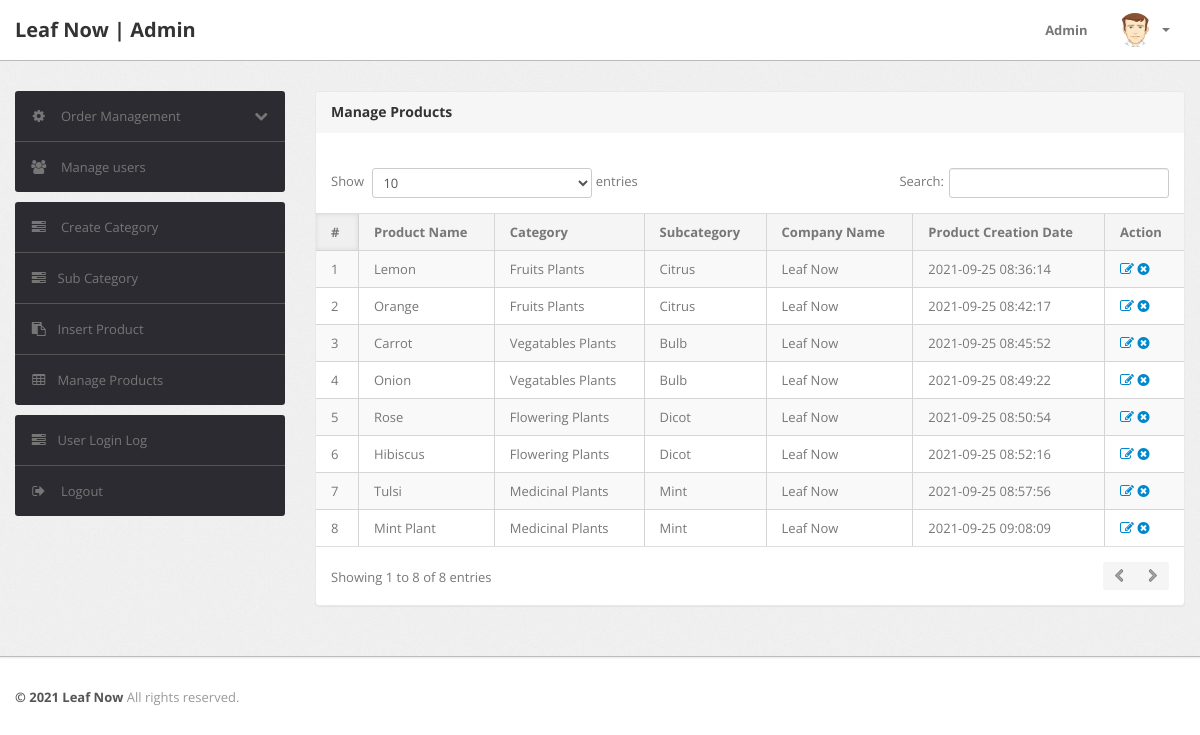
The app's page /leafnow/admin/manage-products.php (signed in) with its own data.
### tables this page shows
CREATE TABLE `products` (
  `id` int(11) NOT NULL,
  `category` int(11) NOT NULL,
  `subCategory` int(11) DEFAULT NULL,
  `productName` varchar(255) DEFAULT NULL,
  `productCompany` varchar(255) DEFAULT NULL,
  `productPrice` int(11) DEFAULT NULL,
  `productPriceBeforeDiscount` int(11) DEFAULT NULL,
  `productDescription` longtext DEFAULT NULL,
  `productImage1` varchar(255) DEFAULT NULL,
  `productImage2` varchar(255) DEFAULT NULL,
  `productImage3` varchar(255) DEFAULT NULL,
  `shippingCharge` int(11) DEFAULT NULL,
  `productAvailability` varchar(255) DEFAULT NULL,
  `postingDate` timestamp NULL DEFAULT current_timestamp(),
  `updationDate` varchar(255) DEFAULT NULL
);

CREATE TABLE `category` (
  `id` int(11) NOT NULL,
  `categoryName` varchar(255) DEFAULT NULL,
  `categoryDescription` longtext DEFAULT NULL,
  `creationDate` timestamp NOT NULL DEFAULT current_timestamp(),
  `updationDate` varchar(255) DEFAULT NULL
);

CREATE TABLE `subcategory` (
  `id` int(11) NOT NULL,
  `categoryid` int(11) DEFAULT NULL,
  `subcategory` varchar(255) DEFAULT NULL,
  `creationDate` timestamp NULL DEFAULT current_timestamp(),
  `updationDate` varchar(255) DEFAULT NULL
);

### leafnow/admin/manage-products.php (the view, shortened to what this page needs)
 <?php
include('include/config.php');
if(strlen($_SESSION['alogin'])==0)
	{
header('location:index.php');
}
else{
?>
<!DOCTYPE html>
<html lang="en">
<head>
	<link type="text/css" href="bootstrap/css/bootstrap.min.css" rel="stylesheet">
	<link type="text/css" href="bootstrap/css/bootstrap-responsive.min.css" rel="stylesheet">
	<link type="text/css" href="css/theme.css" rel="stylesheet">
	<link type="text/css" href="images/icons/css/font-awesome.css" rel="stylesheet">
</head>
<body>
<?php include('include/header.php');?>
	<div class="wrapper">
		<div class="container">
			<div class="row">
<?php include('include/sidebar.php');?>
			<div class="span9">
					<div class="content">
	<div class="module">
							<div class="module-head">
								<h3>Manage Products</h3>
							</div>
							<div class="module-body table">
									<br />
								<table cellpadding="0" cellspacing="0" border="0" class="datatable-1 table table-bordered table-striped	 display" width="100%">
									<thead>
										<tr>
											<th>#</th>
											<th>Product Name</th>
											<th>Category </th>
											<th>Subcategory</th>
											<th>Company Name</th>
											<th>Product Creation Date</th>
											<th>Action</th>
										</tr>
									</thead>
									<tbody>
<?php $query=mysqli_query($con,"select products.*,category.categoryName,subcategory.subcategory from products join category on category.id=products.category join subcategory on subcategory.id=products.subCategory");
$cnt=1;
while($row=mysqli_fetch_array($query))
{
?>
										<tr>
											<td><?php echo htmlentities($cnt);?></td>
											<td><?php echo htmlentities($row['productName']);?></td>
											<td><?php echo htmlentities($row['categoryName']);?></td>
											<td> <?php echo htmlentities($row['subcategory']);?></td>
											<td><?php echo htmlentities($row['productCompany']);?></td>
											<td><?php echo htmlentities($row['postingDate']);?></td>
											<td>
											<a href="edit-products.php?id=<?php echo $row['id']?>" ><i class="icon-edit"></i></a>
											<a href="manage-products.php?id=<?php echo $row['id']?>&del=delete" onClick="return confirm('Are you sure you want to delete?')"><i class="icon-remove-sign"></i></a></td>
										</tr>
										<?php $cnt=$cnt+1; } ?>
								</table>
							</div>
						</div>
					</div>
				</div>
			</div>
		</div>
	</div>
<?php include('include/footer.php');?>
</body>
<?php } ?>

### leafnow/admin/include/header.php (shortened to what this page needs)
<div class="navbar navbar-fixed-top">
		<div class="navbar-inner">
			<div class="container">
			  	<a class="brand" href="index.html">
			  		Leaf Now | Admin
			  	</a>
				<div class="nav-collapse collapse navbar-inverse-collapse">
					<ul class="nav pull-right">
						<li><a href="#">
							Admin
						</a></li>
						<li class="nav-user dropdown">
							<a href="#" class="dropdown-toggle" data-toggle="dropdown">
								<img src="images/user.png" class="nav-avatar" />
								<b class="caret"></b>
							</a>
						</li>
					</ul>
				</div>
			</div>
		</div>
	</div>

### leafnow/admin/include/sidebar.php (shortened to what this page needs)
<div class="span3">
					<div class="sidebar">
<ul class="widget widget-menu unstyled">
							<li>
								<a class="collapsed" data-toggle="collapse" href="#togglePages">
									<i class="menu-icon icon-cog"></i>
									<i class="icon-chevron-down pull-right"></i><i class="icon-chevron-up pull-right"></i>
									Order Management
								</a>
							</li>
							<li>
								<a href="manage-users.php">
									<i class="menu-icon icon-group"></i>
									Manage users
								</a>
							</li>
						</ul>
						<ul class="widget widget-menu unstyled">
                                <li><a href="category.php"><i class="menu-icon icon-tasks"></i> Create Category </a></li>
                                <li><a href="subcategory.php"><i class="menu-icon icon-tasks"></i>Sub Category </a></li>
                                <li><a href="insert-product.php"><i class="menu-icon icon-paste"></i>Insert Product </a></li>
                                <li><a href="manage-products.php"><i class="menu-icon icon-table"></i>Manage Products </a></li>
                            </ul>
						<ul class="widget widget-menu unstyled">
							<li><a href="user-logs.php"><i class="menu-icon icon-tasks"></i>User Login Log </a></li>
							<li>
								<a href="logout.php">
									<i class="menu-icon icon-signout"></i>
									Logout
								</a>
							</li>
						</ul>
					</div>
				</div>

### leafnow/admin/include/footer.php
<div class="footer">
	<div class="container">
		<b class="copyright">&copy; 2021 Leaf Now</b> All rights reserved.
	</div>
</div>

### records on screen
products: productName "Lemon", category.categoryName "Fruits Plants", subcategory.subcategory "Citrus", productCompany "Leaf Now", postingDate "2021-09-25 08:36:14"
products: productName "Orange", category.categoryName "Fruits Plants", subcategory.subcategory "Citrus", productCompany "Leaf Now", postingDate "2021-09-25 08:42:17"
products: productName "Carrot", category.categoryName "Vegatables Plants", subcategory.subcategory "Bulb", productCompany "Leaf Now", postingDate "2021-09-25 08:45:52"
products: productName "Onion", category.categoryName "Vegatables Plants", subcategory.subcategory "Bulb", productCompany "Leaf Now", postingDate "2021-09-25 08:49:22"
products: productName "Rose", category.categoryName "Flowering Plants", subcategory.subcategory "Dicot", productCompany "Leaf Now", postingDate "2021-09-25 08:50:54"
products: productName "Hibiscus", category.categoryName "Flowering Plants", subcategory.subcategory "Dicot", productCompany "Leaf Now", postingDate "2021-09-25 08:52:16"
products: productName "Tulsi", category.categoryName "Medicinal Plants", subcategory.subcategory "Mint", productCompany "Leaf Now", postingDate "2021-09-25 08:57:56"
products: productName "Mint Plant", category.categoryName "Medicinal Plants", subcategory.subcategory "Mint", productCompany "Leaf Now", postingDate "2021-09-25 09:08:09"
